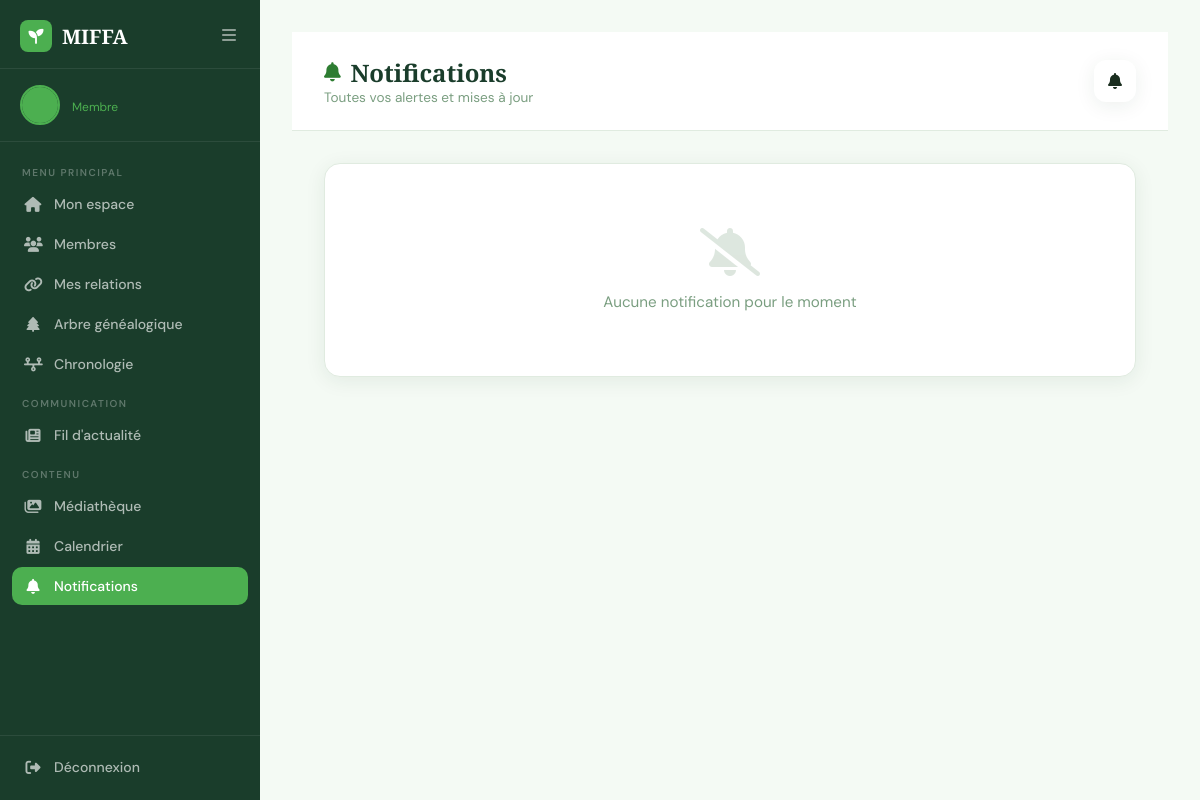
Page /accounts/notifications/ (signed in) on the earlier database version.
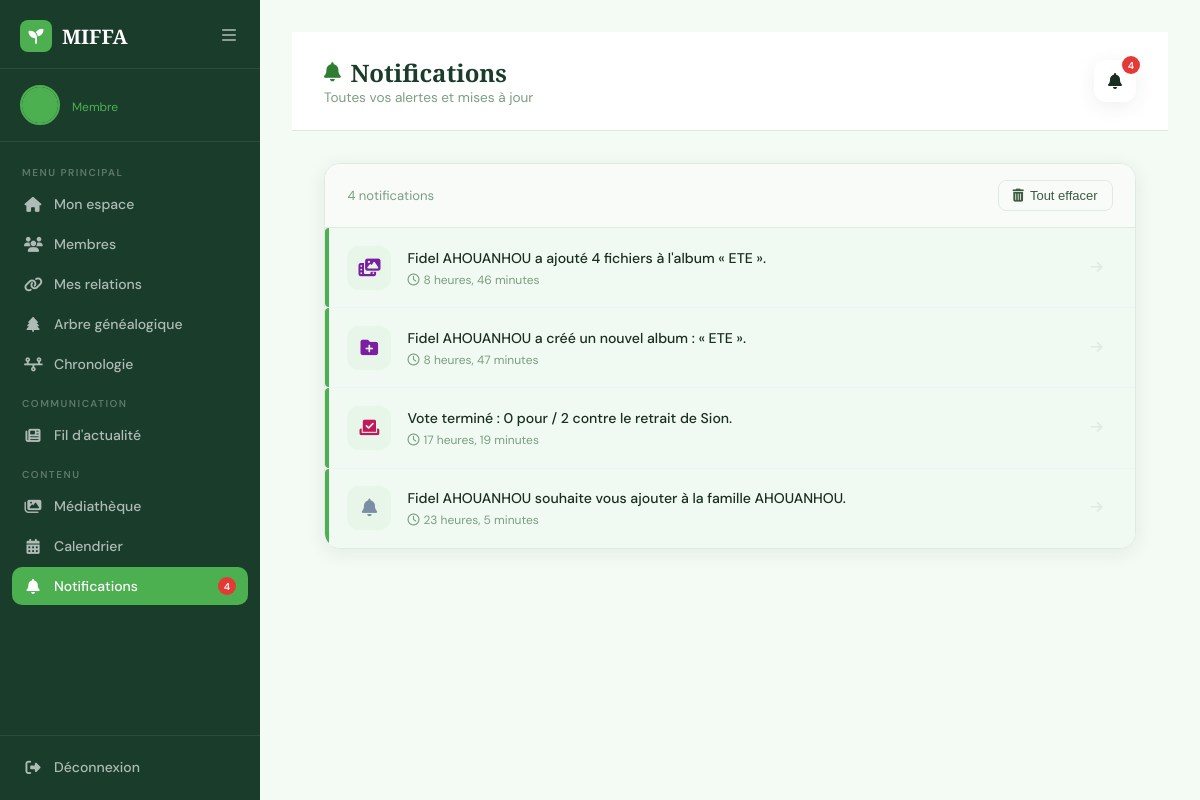
Same page on the later database version.
### accounts/models.py (models this page shows, shortened)
class User(AbstractUser):
    ROLE_CHOICES = (
        ('admin', 'Administrateur'),
        ('member', 'Membre'),
    )
    email = models.EmailField(unique=True)
    first_name = models.CharField(max_length=150)
    last_name = models.CharField(max_length=150)
    role = models.CharField(max_length=20, choices=ROLE_CHOICES, default='member')
    photo = models.ImageField(upload_to='profiles/', null=True, blank=True)
    bio = models.TextField(blank=True)
    birth_date = models.DateField(default='2000-01-01')
    profession = models.CharField(max_length=150, blank=True)
    phone = models.CharField(max_length=20, blank=True)
    city = models.CharField(max_length=100, blank=True)
    hide_email = models.BooleanField(default=False)
    hide_birth_date = models.BooleanField(default=False)
    hide_phone = models.BooleanField(default=False)
    hide_profession = models.BooleanField(default=False)
    hide_city = models.BooleanField(default=False)
    is_deceased = models.BooleanField(default=False)
    deceased_marked_by = models.ForeignKey(
        'self', on_delete=models.SET_NULL,
        null=True, blank=True,
        related_name='marked_deceased'
    )
    deceased_at = models.DateTimeField(null=True, blank=True)
    relation_to_family = models.CharField(max_length=100, blank=True, default='')
    family = models.ForeignKey(
        'Family',
        on_delete=models.SET_NULL,
        null=True, blank=True,
        related_name='members'
    )

class Notification(models.Model):
    TYPE_CHOICES = (
        ('relation_request', 'Demande de relation'),
        ('relation_accepted', 'Relation acceptée'),
        ('relation_rejected', 'Relation refusée'),
        ('join_approved', 'Adhésion approuvée'),
        ('new_post', 'Nouvelle publication'),
        ('new_comment', 'Nouveau commentaire'),
        ('new_like', 'Nouveau like'),
        ('new_event', 'Nouvel événement'),
        ('birthday', 'Anniversaire'),
        ('removal_vote', 'Vote de retrait'),
        ('removal_vote_target', 'Vote de retrait — vous concerne'),
    )
    user = models.ForeignKey('User', on_delete=models.CASCADE, related_name='notifications')
    type = models.CharField(max_length=30, choices=TYPE_CHOICES)
    message = models.CharField(max_length=255)
    link = models.CharField(max_length=200, blank=True)
    is_read = models.BooleanField(default=False)
    created_at = models.DateTimeField(auto_now_add=True)
    class Meta:
        ordering = ['-created_at']

### accounts/views.py (the view)
# urls.py: path('notifications/', views.notifications, name='notifications'),
@login_required
def notifications(request):
    notifs = Notification.objects.filter(user=request.user)
    return render(request, 'accounts/notifications.html', {'notifications': notifs})

### accounts/context_processors.py (called while the page is built)
def pending_relation_requests(request):
    if request.user.is_authenticated:
        relation_count = RelationRequest.objects.filter(to_user=request.user, status='pending').count()
        notif_count = Notification.objects.filter(user=request.user, is_read=False).count()
        return {
            'pending_relation_count': relation_count,
            'unread_notif_count': notif_count,
        }
    return {'pending_relation_count': 0, 'unread_notif_count': 0}

### accounts/templates/accounts/notifications.html (shortened to what this page needs)
{% load static %}
<!DOCTYPE html>
<html lang="fr">
<head>
    <link rel="stylesheet" href="https://cdnjs.cloudflare.com/ajax/libs/font-awesome/6.5.0/css/all.min.css">
    <link rel="stylesheet" href="{% static 'global.css' %}">
    <link rel="stylesheet" href="{% static 'accounts/css/dashboard.css' %}">
    <link rel="stylesheet" href="{% static 'accounts/css/notifications.css' %}">
</head>
<body>
<aside class="sidebar" id="sidebar">
    <div class="sidebar-header">
        <a href="{% url 'indexOfAccounts' %}" class="logo">
            <div class="logo-icon"><i class="fa-solid fa-seedling"></i></div>
            <span>MIFFA</span>
        </a>
        <button class="sidebar-toggle" onclick="toggleSidebar()">
            <i class="fa-solid fa-bars"></i>
        </button>
    </div>
    <div class="sidebar-user">
        <div class="user-avatar">
            {% if user.photo %}
            <img src="{{ user.photo.url }}" alt="{{ user.first_name }}">
            {% else %}
            <div class="avatar-placeholder">
            </div>
            {% endif %}
        </div>
        <div class="user-info">
            <span class="user-role">{{ user.get_role_display }}</span>
        </div>
    </div>
    <nav class="sidebar-nav">
        <div class="nav-section-label">Menu principal</div>
        <a href="{% url 'dashboard' %}" class="nav-item">
            <i class="fa-solid fa-house"></i><span>Mon espace</span>
        </a>
        <a href="{% url 'members_list' %}" class="nav-item">
            <i class="fa-solid fa-users"></i><span>Membres</span>
        </a>
        <a href="{% url 'add_relation' %}" class="nav-item">
            <i class="fa-solid fa-link"></i>
            <span>Mes relations</span>
        </a>
        <a href="{% url 'family_tree' %}" class="nav-item">
            <i class="fa-solid fa-tree"></i><span>Arbre généalogique</span>
        </a>
        <a href="{% url 'timeline_view' %}" class="nav-item">
            <i class="fa-solid fa-timeline"></i><span>Chronologie</span>
        </a>
        <div class="nav-section-label">Communication</div>
        <a href="{% url 'news_feed' %}" class="nav-item">
            <i class="fa-solid fa-newspaper"></i><span>Fil d'actualité</span>
        </a>
        <div class="nav-section-label">Contenu</div>
        <a href="{% url 'media_library' %}" class="nav-item">
            <i class="fa-solid fa-images"></i><span>Médiathèque</span>
        </a>
        <a href="{% url 'calendar_view' %}" class="nav-item">
            <i class="fa-solid fa-calendar-days"></i><span>Calendrier</span>
        </a>
        <a href="{% url 'notifications' %}" class="nav-item active">
            <i class="fa-solid fa-bell"></i>
            <span>Notifications</span>
            {% if unread_notif_count %}
            <span class="notif-badge" style="position:relative;top:auto;right:auto;margin-left:auto;">
                {{ unread_notif_count }}
            </span>
            {% endif %}
        </a>
    </nav>
    <div class="sidebar-footer">
        <a href="{% url 'deconnexion' %}" class="nav-item logout">
            <i class="fa-solid fa-right-from-bracket"></i><span>Déconnexion</span>
        </a>
    </div>
</aside>
<main class="main-content">
    <div class="notif-topbar">
        <div>
            <h1><i class="fa-solid fa-bell"></i> Notifications</h1>
            <p>Toutes vos alertes et mises à jour</p>
        </div>
        <div class="topbar-right">
            <a href="{% url 'notifications' %}" class="notif-btn" style="text-decoration:none;color:inherit;">
                <i class="fa-solid fa-bell"></i>
                {% if unread_notif_count %}
                <span class="notif-badge">{{ unread_notif_count }}</span>
                {% endif %}
            </a>
        </div>
    </div>
    <div class="notif-page">
        <div class="notif-list">
            {% if notifications %}
            <div class="notif-header-row" style="display:flex;justify-content:space-between;align-items:center;">
                <span class="notif-count">{{ notifications|length }} notification{{ notifications|length|pluralize }}</span>
                <form method="POST" action="{% url 'clear_notifications' %}"
                      onsubmit="return confirm('Supprimer toutes vos notifications ?');">
                    <button type="submit"
                            style="background:none;border:1px solid var(--border);color:var(--text-mid);padding:7px 14px;border-radius:8px;font-size:13px;font-weight:500;cursor:pointer;display:flex;align-items:center;gap:6px;transition:all 0.2s;">
                        <i class="fa-solid fa-trash-can"></i> Tout effacer
                    </button>
                </form>
            </div>
            {% for notif in notifications %}
            <a href="{% url 'mark_notification_read' notif.id %}"
               class="notif-item {% if not notif.is_read %}unread{% endif %}"
               style="text-decoration:none;">
                <div class="notif-icon">
                    {% if notif.type == 'relation_request' %}
                    <i class="fa-solid fa-link" style="color:#1F4E79;"></i>
                    {% elif notif.type == 'relation_accepted' %}
                    <i class="fa-solid fa-circle-check" style="color:#27ae60;"></i>
                    {% elif notif.type == 'relation_rejected' %}
                    <i class="fa-solid fa-circle-xmark" style="color:#e53935;"></i>
                    {% elif notif.type == 'join_approved' %}
                    <i class="fa-solid fa-house-chimney" style="color:#27ae60;"></i>
                    {% elif notif.type == 'new_post' %}
                    <i class="fa-solid fa-newspaper" style="color:#1565c0;"></i>
                    {% elif notif.type == 'new_event' %}
                    <i class="fa-solid fa-calendar-days" style="color:#e67e22;"></i>
                    {% elif notif.type == 'birthday' %}
                    <i class="fa-solid fa-cake-candles" style="color:#7b1fa2;"></i>
                    {% elif notif.type == 'new_like' %}
                    <i class="fa-solid fa-heart" style="color:#e53935;"></i>
                    {% elif notif.type == 'new_comment' %}
                    <i class="fa-solid fa-comment" style="color:#1565c0;"></i>
                    {% elif notif.type == 'new_album' %}
                    <i class="fa-solid fa-folder-plus" style="color:#7b1fa2;"></i>
                    {% elif notif.type == 'new_media' %}
                    <i class="fa-solid fa-photo-film" style="color:#7b1fa2;"></i>
                    {% elif notif.type == 'removal_vote' %}
                    <i class="fa-solid fa-vote-yea" style="color:#c2185b;"></i>
                    {% elif notif.type == 'removal_vote_target' %}
                    <i class="fa-solid fa-triangle-exclamation" style="color:#e67e22;"></i>
                    {% else %}
                    <i class="fa-solid fa-bell" style="color:#7a8fa6;"></i>
                    {% endif %}
                </div>
                <div class="notif-content">
                    <p>{{ notif.message }}</p>
                    <small><i class="fa-regular fa-clock"></i> {{ notif.created_at|timesince }}</small>
                </div>
                <div class="notif-link">
                    <i class="fa-solid fa-arrow-right"></i>
                </div>
            </a>
            {% endfor %}
            {% else %}
            <div class="empty-state">
                <i class="fa-solid fa-bell-slash"></i>
                <p>Aucune notification pour le moment</p>
            </div>
            {% endif %}
        </div>
    </div>
</main>
</body>
</html>

### static/global.css (style rules this page uses)
:root { --green-deep: #1a3d2b; --green-mid: #2e7d32; --green-soft: #4caf50; --green-light: #e8f5e9; --green-pale: #f4faf4; --cream: #fdfaf5; --text-dark: #1a2e1f; --text-mid: #3d5a42; --text-light: #7a9e80; --white: #ffffff; --red: #e53935; --border: #c8e6c9; --shadow: 0 8px 32px rgba(26,61,43,0.12); }
* { margin: 0; padding: 0; box-sizing: border-box; }
html { scroll-behavior: smooth; }
body { font-family: 'DM Sans', sans-serif; background: var(--cream); color: var(--text-dark); overflow-x: hidden; }
.logo { display: flex; align-items: center; gap: 10px; font-family: 'Playfair Display', serif; font-size: 24px; font-weight: 700; color: var(--green-deep); text-decoration: none; }
.logo-icon { width: 38px; height: 38px; background: var(--green-mid); border-radius: 10px; display: flex; align-items: center; justify-content: center; color: white; font-size: 18px; }

### accounts/static/accounts/css/dashboard.css (style rules this page uses)
:root { --green-deep: #1a3d2b; --green-mid: #2e7d32; --green-soft: #4caf50; --green-light: #e8f5e9; --green-pale: #f4faf4; --cream: #fdfaf5; --text-dark: #1a2e1f; --text-mid: #3d5a42; --text-light: #7a9e80; --white: #ffffff; --red: #e53935; --border: #e0ebe0; --shadow: 0 4px 20px rgba(26,61,43,0.08); --sidebar-w: 260px; }
* { margin: 0; padding: 0; box-sizing: border-box; }
body { font-family: 'DM Sans', sans-serif; background: var(--green-pale); color: var(--text-dark); display: flex; min-height: 100vh; }
.sidebar { width: var(--sidebar-w); background: var(--green-deep); display: flex; flex-direction: column; position: fixed; top: 0; left: 0; bottom: 0; z-index: 100; transition: width 0.3s; overflow: hidden; }
.sidebar-header { display: flex; align-items: center; justify-content: space-between; padding: 20px 20px 16px; border-bottom: 1px solid rgba(255,255,255,0.08); }
.logo { display: flex; align-items: center; gap: 10px; font-family: 'Playfair Display', serif; font-size: 20px; font-weight: 700; color: white; text-decoration: none; }
.logo-icon { width: 32px; height: 32px; background: var(--green-soft); border-radius: 8px; display: flex; align-items: center; justify-content: center; font-size: 15px; color: white; flex-shrink: 0; }
.sidebar-toggle { background: none; border: none; color: rgba(255,255,255,0.5); cursor: pointer; font-size: 16px; padding: 4px; transition: color 0.2s; }
.sidebar-user { display: flex; align-items: center; gap: 12px; padding: 16px 20px; border-bottom: 1px solid rgba(255,255,255,0.08); }
.user-avatar { width: 40px; height: 40px; border-radius: 50%; overflow: hidden; flex-shrink: 0; border: 2px solid var(--green-soft); }
.avatar-placeholder { width: 100%; height: 100%; background: var(--green-soft); display: flex; align-items: center; justify-content: center; color: white; font-size: 14px; font-weight: 600; }
.user-info { overflow: hidden; }
.user-role { font-size: 12px; color: var(--green-soft); }
.sidebar-nav { flex: 1; padding: 12px 12px; overflow-y: auto; }
.nav-section-label { font-size: 10px; font-weight: 600; letter-spacing: 1.5px; text-transform: uppercase; color: rgba(255,255,255,0.3); padding: 12px 10px 6px; white-space: nowrap; }
.nav-item { display: flex; align-items: center; gap: 12px; padding: 10px 12px; border-radius: 10px; color: rgba(255,255,255,0.65); text-decoration: none; font-size: 14px; font-weight: 500; transition: all 0.2s; margin-bottom: 2px; white-space: nowrap; }
.nav-item i { font-size: 15px; flex-shrink: 0; width: 18px; text-align: center; }
.nav-item.active { background: var(--green-soft); color: white; }
.sidebar-footer { padding: 12px; border-top: 1px solid rgba(255,255,255,0.08); }
.main-content { margin-left: var(--sidebar-w); flex: 1; padding: 32px; transition: margin-left 0.3s; min-height: 100vh; }
.notif-btn { position: relative; width: 42px; height: 42px; background: var(--white); border-radius: 12px; display: flex; align-items: center; justify-content: center; cursor: pointer; box-shadow: var(--shadow); color: var(--text-mid); font-size: 16px; }
.notif-badge { position: absolute; top: -4px; right: -4px; width: 18px; height: 18px; background: var(--red); color: white; border-radius: 50%; font-size: 10px; display: flex; align-items: center; justify-content: center; font-weight: 600; }

Differences in the rows shown:
added Notification: type "new_media" (drawn), message "Fidel AHOUANHOU a ajouté 4 fichiers à l'album « ETE ».", created_at "8 heures, 46 minutes"
added Notification: type "new_album" (drawn), message "Fidel AHOUANHOU a créé un nouvel album : « ETE ».", created_at "8 heures, 47 minutes"
added Notification: type "removal_vote" (drawn), message "Vote terminé : 0 pour / 2 contre le retrait de Sion.", created_at "17 heures, 19 minutes"
added Notification: type "new_join_request" (drawn), message "Fidel AHOUANHOU souhaite vous ajouter à la famille AHOUANHOU.", created_at "23 heures, 5 minutes"
Other differences:
{{ unread_notif_count }}: (not shown) → "4"
{{ notifications|length }}: (not shown) → "4"
text no longer shown: "Aucune notification pour le moment"
text now shown: "notification Tout effacer"
